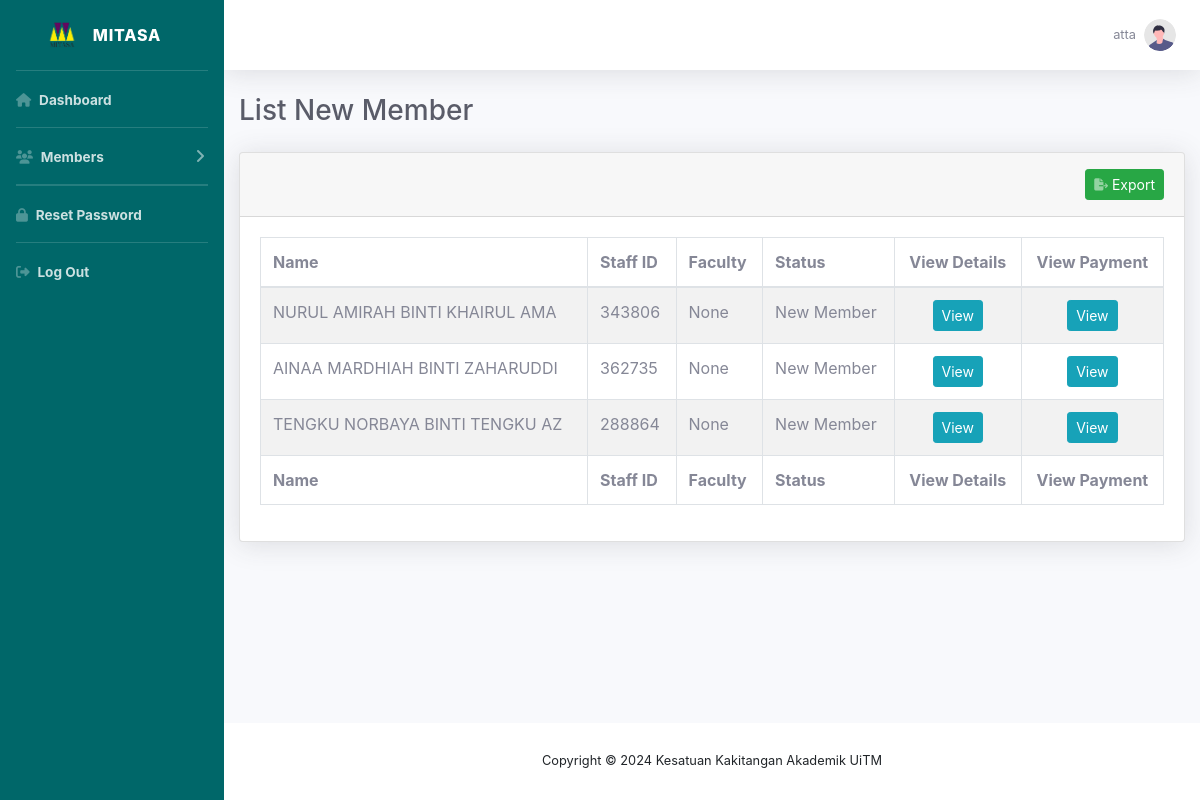
Page /listNewMember/ (signed in) on the committed database.
### member/models.py (models this page shows, shortened)
class Member(models.Model):
    JANTINA = (
        ('Lelaki','Lelaki'),
        ('Perempuan', 'Perempuan')
    )
    CAWANGAN = (
        ('SHAH ALAM', 'SHAH ALAM'),
        ('PUNCAK ALAM', 'PUNCAK ALAM'),
        ('PUNCAK PERDANA', 'PUNCAK PERDANA'),
        ('SUNGAI BULOH', 'SUNGAI BULOH'),
        ('DENGKIL', 'DENGKIL'),
        ('SERI ISKANDAR', 'SERI ISKANDAR'),
        ('TAPAH', 'TAPAH'),
        ('SEGAMAT', 'SEGAMAT'),
        ('PASIR GUDANG', 'PASIR GUDANG'),
        ('SUNGAI PETANI', 'SUNGAI PETANI'),
        ('MACHANG', 'MACHANG'),
        ('KOTA BHARU', 'KOTA BHARU'),
        ('ALOR GAJAH', 'ALOR GAJAH'),
        ('BANDARAYA MELAKA', 'BANDARAYA MELAKA'),
        ('JASIN', 'JASIN'),
        ('KUALA PILAH', 'KUALA PILAH'),
        ('SEREMBAN', 'SEREMBAN'),
        ('REMBAU', 'REMBAU'),
        ('JENGKA', 'JENGKA'),
        ('RAUB', 'RAUB'),
        ('KUANTAN', 'KUANTAN'),
        ('PERMATANG PAUH', 'PERMATANG PAUH'),
        ('BERTAM', 'BERTAM'),
        ('ARAU', 'ARAU'),
        ('KUALA TERENGGANU', 'KUALA TERENGGANU'),
        ('BUKIT BESI', 'BUKIT BESI'),
        ('DUNGUN', 'DUNGUN'),
        ('KOTA KINABALU', 'KOTA KINABALU'),
        ('TAWAU', 'TAWAU'),
        ('SAMARAHAN 2', 'SAMARAHAN 2'),
        ('MUKAH', 'MUKAH'),
        ('Lain - Lain', 'Lain - Lain'),
    )
    FAKULTI = (
        ('FAKULTI FARMASI', 'FAKULTI FARMASI'),
        ('FAKULTI PERLADANGAN & AGROTEKNOLOGI', 'FAKULTI PERLADANGAN & AGROTEKNOLOGI'),
        ('FAKULTI SAINS KESIHATAN', 'FAKULTI SAINS KESIHATAN'),
        ('KOLEJ PENGAJIAN ALAM BINA', 'KOLEJ PENGAJIAN ALAM BINA'),
        ('KOLEJ PENGAJIAN KEJURUTERAAN', 'KOLEJ PENGAJIAN KEJURUTERAAN'),
        ('FAKULTI PERUBATAN', 'FAKULTI PERUBATAN'),
        ('KOLEJ PENGAJIAN PENGKOMPUTERAN, INFORMATIK & MATEMATIK', 'KOLEJ PENGAJIAN PENGKOMPUTERAN, INFORMATIK & MATEMATIK'),
        ('FAKULTI PERGIGIAN', 'FAKULTI PERGIGIAN'),
        ('FAKULTI SAINS GUNAAN', 'FAKULTI SAINS GUNAAN'),
        ('FAKULTI SAINS SUKAN & REKREASI', 'FAKULTI SAINS SUKAN & REKREASI'),
        ('KOLEJ PENGAJIAN SENI KREATIF', 'KOLEJ PENGAJIAN SENI KREATIF'),
        ('FAKULTI SAINS PENTADBIRAN & PENGAJIAN POLISI', 'FAKULTI SAINS PENTADBIRAN & PENGAJIAN POLISI'),
        ('FAKULTI KOMUNIKASI & PENGAJIAN MEDIA', 'FAKULTI KOMUNIKASI & PENGAJIAN MEDIA'),
        ('FAKULTI UNDANG-UNDANG', 'FAKULTI UNDANG-UNDANG'),
        ('FAKULTI PENDIDIKAN', 'FAKULTI PENDIDIKAN'),
        ('FAKULTI PENGURUSAN & PERNIAGAAN', 'FAKULTI PENGURUSAN & PERNIAGAAN'),
        ('FAKULTI PENGURUSAN HOTEL & PELANCONGAN', 'FAKULTI PENGURUSAN HOTEL & PELANCONGAN'),
        ('FAKULTI PERAKAUNAN', 'FAKULTI PERAKAUNAN'),
        ('Lain - Lain', 'Lain - Lain'),
    )
    BANGSA = (
        ('Melayu','Melayu'),
        ('Cina','Cina'),
        ('India','India'),
        ('Sabah','Sabah'),
        ('Sarawak','Sarawak'),
        ('Lain-Lain','Lain-Lain'),
    )
    STATUS = (
    ('Not a Member', 'Not a Member'),
    ('New Member', 'New Member'),
    ('Member', 'Member'),
    ('Anomaly', 'Anomaly')
)
    user = models.OneToOneField(User, null=True, on_delete=models.CASCADE, blank=True)
    data_created = models.DateTimeField(auto_now_add=True, null=True)
    nama = models.CharField(max_length=200, null=True)
    noPekerja = models.CharField(max_length=50, null=True)
    fakulti = models.CharField(max_length=200, null=True, choices=FAKULTI)
    email = models.CharField(max_length=200, null=True)
    tarikhLahir = models.DateField(null=True)
    noIC = models.CharField(max_length=200, null=True)
    noTel = models.CharField(max_length=200, null=True)
    cawangan = models.CharField(max_length=200, null=True, choices=CAWANGAN)
    alamat = models.CharField(max_length=200, null=True)
    tarikhPencen = models.DateField(null=True)
    namaPW = models.CharField(max_length=200, null=True)
    noTelPW = models.CharField(max_length=200, null=True)
    emailAlt = models.CharField(max_length=200, null=True)
    jantina = models.CharField(max_length=200, null=True, choices=JANTINA)
    bangsa = models.CharField(max_length=200, null=True, choices=BANGSA)
    jbtnPTJ = models.CharField(max_length=200, null=True, blank=True)
    status = models.CharField(max_length=200, null=True, choices=STATUS, default='Waiting for Approval', blank=True)

### member/decorators.py (the view)
        def wrapper_func(request, *args, **kwargs):
            group = None
            if request.user.groups.exists():
                group = request.user.groups.all()[0].name
            if group in allowed_roles:
                return view_func(request, *args, **kwargs)
            else:
                return HttpResponse('You are not authorized to view this page')

### member/views.py (called while the page is built)
@login_required(login_url='login')
@allowed_users(allowed_roles=['admin'])
def listNewMember(request):
    members = Member.objects.all()
    listNewMember = members.filter(status='New Member').all()
    context = {'members':members, 'listNewMember':listNewMember}
    return render(request, 'member/listNewMember.html', context)

### member/templates/member/listNewMember.html (shortened to what this page needs)
{% extends "member/main.html" %}
{% load static %}
{% block content %}
<div class="container-fluid">
    <h1 class="h3 mb-4 text-gray-800">List New Member</h1>
    <div class="card shadow mb-4">
        <div class="card-header py-3">
            <div class="text-right">
                <a class="btn btn-sm btn-success" href="{% url 'export_members' %}?status=New Member"> Export</a>
            </div>
        </div>
        <div class="card-body">
            <div class="table-responsive">
                <table class="table table-bordered table-striped" id="example" width="100%" cellspacing="0">
                    <thead>
                        <tr>
                            <th>Name</th>
                            <th>Staff ID</th>
                            <th>Faculty</th>
                            <th>Status</th>
                            <th class="text-center">View Details</th>
                            <th class="text-center">View Payment</th>
                        </tr>
                    </thead>
                    <tfoot>
                        <tr>
                            <th>Name</th>
                            <th>Staff ID</th>
                            <th>Faculty</th>
                            <th>Status</th>
                            <th class="text-center">View Details</th>
                            <th class="text-center">View Payment</th>
                        </tr>
                    </tfoot>
                    <tbody>
                        {% if listNewMember %}
                        {% for member in listNewMember %}
                        <tr>
                            <td>{{member.nama}}</td>
                            <td>{{member.noPekerja}}</td>
                            <td>{{member.fakulti}}</td>
                            <td>{{member.status}}</td>
                            <td class="text-center"> <a class="btn btn-sm btn-info" href="{% url 'member' member.id %}">View</a> </td>
                            <td class="text-center"> <a class="btn btn-sm btn-info" href="{% url 'member_fee_detail' member.id %}">View</a> </td>
                        </tr>
                        {% endfor %}
                        {% endif %}
                    </tbody>
                </table>
            </div>
        </div>
    </div>
</div>
{% endblock content %}

### member/templates/member/main.html (shortened to what this page needs)
{% load static %}
<!DOCTYPE html>
<html>
    <head>
        <link rel="stylesheet" href="{% static "/css/main.css" %}">
        <link rel="stylesheet" href="https://cdn.jsdelivr.net/npm/bootstrap@4.0.0/dist/css/bootstrap.min.css">
        <link rel="stylesheet" href="https://cdn.datatables.net/2.0.8/css/dataTables.bootstrap4.css">
    </head>
    <body>
        <div id='wrapper'>
            <ul class="navbar-nav bg-gradient-primary sidebar sidebar-dark accordion" id="accordionSidebar">
              <a class="sidebar-brand d-flex align-items-center justify-content-center" href="">
                  <div class="">
                    <img src=" {% static "images/logo.png" %} " width="30" height="30" class="d-inline-block align-top" alt="">
                  </div>
                  <div class="sidebar-brand-text mx-3">MITASA</div>
              </a>
              {% if request.user.is_staff %}
              <hr class="sidebar-divider my-0">
              <li class="nav-item font-weight-bold">
                  <a class="nav-link" href="{% url 'dashboard' %}">
                    <i class="fa-solid fa-house"></i>
                      <span>Dashboard</span></a>
              </li>
            <hr class="sidebar-divider my-0">
             <li class="nav-item font-weight-bold">
                <a class="nav-link collapsed" href="" data-toggle="collapse" data-target="#collapseUtilities"
                    aria-expanded="true" aria-controls="collapseUtilities">
                    <i class="fas fa-fw fa-users"></i>
                    <span>Members</span>
                </a>
            </li>
            <hr class="sidebar-divider my-0">
            {% endif %}
            <hr class="sidebar-divider my-0 ">
            <li class="nav-item font-weight-bold">
                <a class="nav-link" href="{% url 'password_change' %}">
                    <i class="fa-solid fa-lock"></i>
                    <span>Reset Password</span></a>
              </li>
            <hr class="sidebar-divider my-0">
            <li class="nav-item font-weight-bold">
                <a class="nav-link" href="{% url 'logout' %}">
                    <i class="fa-solid fa-right-from-bracket"></i>
                    <span>Log Out</span></a>
              </li>
          </ul>
          <div id="content-wrapper" class="d-flex flex-column">
              <div id="content">
                  <nav class="navbar navbar-expand navbar-light bg-white topbar mb-4 static-top shadow">
                      <ul class="navbar-nav ml-auto">
                          <li class="nav-item dropdown no-arrow d-sm-none">
                          <li class="nav-item dropdown no-arrow">
                              <a class="nav-link dropdown-toggle" href="#" id="userDropdown" role="button"
                                  data-toggle="dropdown" aria-haspopup="true" aria-expanded="false">
                                  <span class="mr-2 d-none d-lg-inline text-gray-600 small">{{request.user}}</span>
                                  <img class="img-profile rounded-circle"
                                      src="{% static "images/undraw_profile.svg" %}">
                              </a>
                          </li>
                      </ul>
                  </nav>
                  {% block content %}
                  {% endblock %}
              </div>
       {% include "member/footer.html" %}
          </div>
      </div>
    </body>
</html>

### rows in the picture
Member: nama "NURUL AMIRAH BINTI KHAIRUL AMA", noPekerja "343806", fakulti "None", status "New Member"
Member: nama "AINAA MARDHIAH BINTI ZAHARUDDI", noPekerja "362735", fakulti "None", status "New Member"
Member: nama "TENGKU NORBAYA BINTI TENGKU AZ", noPekerja "288864", fakulti "None", status "New Member"

### other values in the picture
{{ request.user }} "atta"
